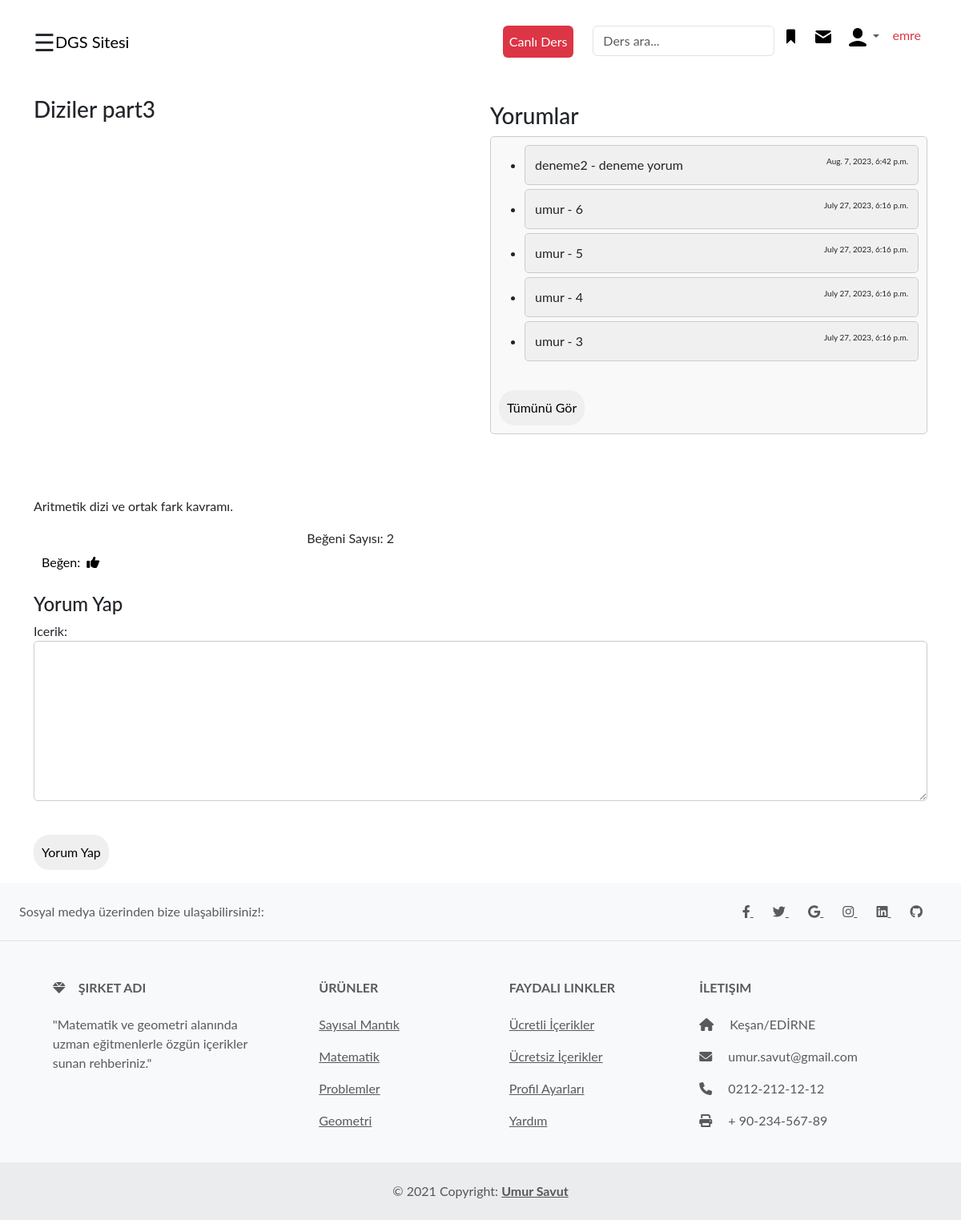
/dersler/matematik/KSudRUyYlwM/ (signed in), run on the app's committed database.
### dersler/models.py (models this page shows, shortened)
class Dersler(models.Model):
    title = models.CharField(max_length=200)
    description = models.TextField()
    video_id = models.CharField(max_length=100)
    begeni_sayisi = models.PositiveBigIntegerField(default=0)
    is_active=models.BooleanField(default=False)
    kategori= models.TextField()

class Yorum(models.Model):
    kullanici = models.ForeignKey(User, on_delete=models.CASCADE)
    ders = models.ForeignKey(Dersler, on_delete=models.CASCADE)
    icerik = models.TextField()
    tarih = models.DateTimeField(auto_now_add=True)

### dersler/views.py (the view, shortened to what this page needs)
# urls.py: path('matematik/<str:video_id>/', views.matematik_detay, name='ders_detay'),
@login_required
def matematik_detay(request, video_id):
    ders = get_object_or_404(Dersler, video_id=video_id)
    yorumlar = Yorum.objects.filter(ders=ders).order_by('-tarih')
    yorum_form = YorumForm()
    context = {
        'ders': ders,
        'yorumlar': yorumlar,
        'yorum_form': yorum_form,
    }
    return render(request, 'dersler/matematik_detay.html', context)

### dersler/forums.py
class YorumForm(forms.ModelForm):
    class Meta:
        model = Yorum
        fields = ['icerik']

### templates/dersler/matematik_detay.html (shortened to what this page needs)
{% extends "home/layout.html" %}
{% block body %}
{% if user.is_authenticated %}
<div class="container video-container mt-3 ">
  <div class="row">
    <div class="col-md-6">
      <h3 class="my-3">{{ ders.title }}</h3>
      <div class="embed-responsive embed-responsive-16by9 video">
        <iframe class="embed-responsive-item video" src="https://www.youtube.com/embed/{{ ders.video_id }}" frameborder="0" allow="autoplay; encrypted-media" allowfullscreen></iframe>
      </div>
      <p>{{ ders.description }}</p>
      {% if 'begeni_'|add:ders.video_id|stringformat:"d" in request.session %}
      <button class="beğeni_butonu" disabled>Beğenildi</button>
      {% else %}
      <div class="d-flex justify-content-between">
        <button class="beğeni_butonu buton btn" onclick="begen(this)" data-video-id="{{ ders.video_id }}" data-sayı="{{ ders.begeni_sayisi }}">Beğen:<i class="ms-2 fas fa-thumbs-up like-icon"></i></button>
        <p class="begeni_sayisi me-lg-5 pe-lg-5">Beğeni Sayısı: {{ ders.begeni_sayisi }}</p>
      </div>
      {% endif %}
    </div>
    <div class="col-md-6 container ">
      <div class="yorumlar mt-4 ">
        <h3>Yorumlar</h3>
        <div class="yorum-listesi" style="max-height: 450px; overflow-y: scroll;">
          <ul>
            {% for yorum in yorumlar %}
            {% if forloop.counter <= 5 %}
            <li class="yorum">{{ yorum.kullanici.username }} - {{ yorum.icerik }} <span class="tarih">{{ yorum.tarih }}</span></li>
            {% endif %}
            {% endfor %}
          </ul>
          {% if yorumlar.count > 5 %}
          <button class="buton" onclick="goster()">Tümünü Gör</button>
          {% endif %}
        </div>
      </div>
    </div>
  </div>
</div>
<div class="yorum-formu container my-3">
  <h4>Yorum Yap</h4>
  <form method="post" class="yorum-formu">
    {{ yorum_form.as_p }}
    <input class="buton" type="submit" name="yorum_yap" value="Yorum Yap">
  </form>
</div>
{% else %}
<script>
  alert("Bu sayfaya erişebilmek için önce giriş yapmalısınız.");
</script>
{% endif %}
{% endblock body %}

### templates/includes/navbar.html (shortened to what this page needs)
{% load static %}
<nav class="navbar navbar-expand-lg  mt-3">
  <div class="container-fluid container ">
      <span style="font-size:30px;cursor:pointer" onclick="openNav()">&#9776; </span>
      <a class="navbar-brand" href="{% url 'home' %}">DGS Sitesi</a>
      <div class="collapse navbar-collapse ms-lg-5 ps-lg-5" id="navbarSupportedContent">
          <ul class="navbar-nav mb-2 mb-lg-0 ms-auto">
              <li class="nav-item"><a class="nav-link btn btn-danger bg-danger text-white  me-lg-4 " href="{% url 'dersler:youtube-live' %}">Canlı Ders</a></li>
              <form class="form-inline my-2 my-lg-0" method="GET" action="{% url 'dersler:dersler_search' %}">
                <input class="form-control mr-sm-2" type="search" placeholder="Ders ara..." aria-label="Search" name="q">
            </form>
          </ul>
          {% if user.is_authenticated %}
          <ul class="navbar-nav mb-2 mb-lg-0">
              <li class="nav-item">
                  <a class="nav-link" href="{% url 'dersler:begenilen_videolar'  %}"><img class="icon" src="{% static 'icons/bookmark.png' %}" alt="User 30 Icon"></a>
              </li>
              <li class="nav-item">
                  <a class="nav-link active" aria-current="page" href="#"><img class="icon" src="{% static 'icons/mail.png' %}" alt="User 30 Icon"></a>
              </li>
              <li class="nav-item dropdown">
                  <a class="nav-link dropdown-toggle" href="#" role="button" data-bs-toggle="dropdown" aria-expanded="false"><img class="icon" src="{% static 'icons/user30.png' %}" alt="User 30 Icon"></a>
              </li>
              <li class="nav-item">
                  <a class="nav-link active" aria-current="page" href="#">
                      <p class="text-danger">{{ user }}</p>
                  </a>
              </li>
          </ul>
          {% endif %}
      </div>
  </div>
</nav>

### static/css/sidebar.css (style rules this page uses)
body { font-family: "Lato", sans-serif; }

### templates/dersler/matematik_detay.html (style rules this page uses)
@media (min-width: 576px) { .video { width: 100%; } }
@media (min-width: 992px) { .video { width: 650px; height: 450px; } }
.buton { border: none; border-radius: 50px; padding: 10px; }
.yorum-formu input[type="text"], .yorum-formu textarea { width: 100%; border: 1px solid #ccc; border-radius: 5px; height: 200px; }
.yorum-listesi { background-color: #f9f9f9; border: 1px solid #ccc; border-radius: 5px; padding: 10px; }
.yorum { padding: 12px; background-color: #f0f0f0; border: 1px solid #ccc; border-radius: 5px; margin-bottom: 5px; }
.yorum span.tarih { float: right; font-size: 10px; align-items: center; }
.buton { border: none; margin-top: 20px; ; color: black; border: none; border-radius: 20px; padding: 10px; cursor: pointer; }

### data on the page
Dersler: title "Diziler part3", description "Aritmetik dizi ve ortak fark kavramı.", begeni_sayisi "2"
Yorum: kullanici.username "deneme2", icerik "deneme yorum", tarih "Aug. 7, 2023, 6:42 p.m."
Yorum: kullanici.username "umur", icerik "6", tarih "July 27, 2023, 6:16 p.m."
Yorum: kullanici.username "umur", icerik "5", tarih "July 27, 2023, 6:16 p.m."
Yorum: kullanici.username "umur", icerik "4", tarih "July 27, 2023, 6:16 p.m."
Yorum: kullanici.username "umur", icerik "3", tarih "July 27, 2023, 6:16 p.m."

### other printed values
{{ user }} "emre"
